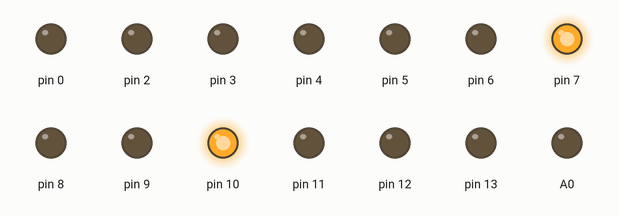
Simulated run of this sketch. Board: Arduino Uno, built with avr-gcc and run on an emulated ATmega328P. On the bench: output pins drawn as LEDs (lit = HIGH).

Above: at 0.1 s.
At 4.1 s:
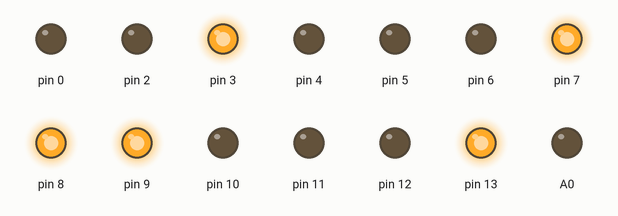
At 9.1 s:
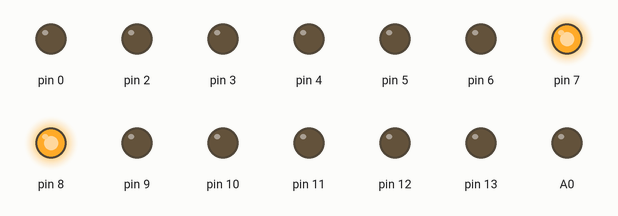
At 19.1 s:
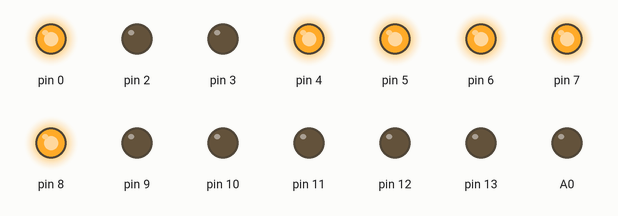
At 29.1 s:
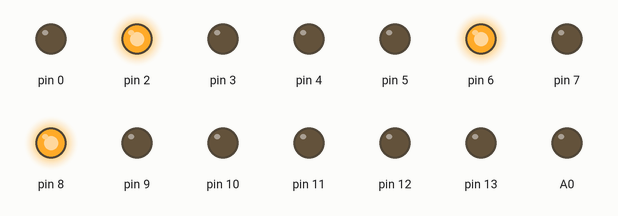
At 39.1 s:
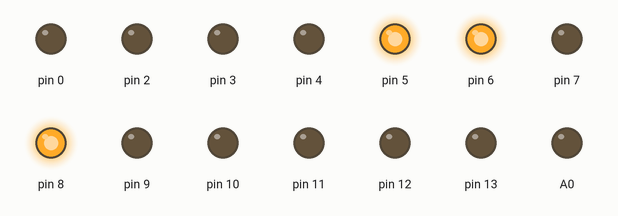
Timing chart, 0 to 40.0 s (numbered marks = the images above):
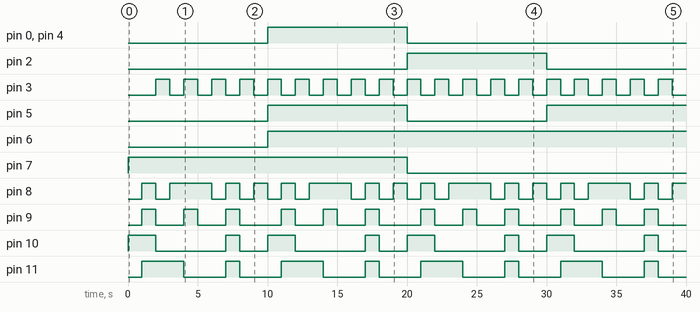

Measured:
- by itself, pin 0, pin 4: LOW → HIGH at 10.0 s, → LOW 10.0 s later
- by itself, pin 2: LOW → HIGH at 20.0 s, → LOW 10.0 s later
- by itself, pin 3: alternates HIGH for 1.0 s and LOW for 1.0 s
- by itself, pin 5: LOW → HIGH at 10.0 s, → LOW 10.0 s later, → HIGH 10.0 s later
- by itself, pin 6: LOW → HIGH at 10.0 s
- by itself, pin 7: LOW → HIGH at 0.00 s, → LOW 20.0 s later
- by itself, pin 8: repeats every 10.0 s: LOW 1.0 s, HIGH 3.0 s, 3 × (LOW 1.0 s, HIGH 1.0 s)
- by itself, pin 9: repeats every 10.0 s: 2 × (LOW 2.0 s, HIGH 1.0 s), LOW 3.0 s, HIGH 1.0 s

The sketch:

teste_7led.ino
```cpp
/*
7 LED segments demo counter program from electronicsblog.net.
If You share/use this code elsewhere on the internet please mention this code source.
*/

// segment
#define A  0
#define B  1
#define C  2
#define D  4
#define E  5
#define Fi 6
#define G  7
#define DP 3

int pins[2][8];
int LIGADO = LOW;
int DESLIGADO = HIGH;

// functions to display digits

void digit0 (int display = 0) {
	// for 0 needed to turn ON F A B C D E segments, so:
	digitalWrite(pins[display][A],  LIGADO);
	digitalWrite(pins[display][B],  LIGADO);
	digitalWrite(pins[display][C],  LIGADO);
	digitalWrite(pins[display][D],  LIGADO);
	digitalWrite(pins[display][E],  LIGADO);
	digitalWrite(pins[display][Fi], LIGADO);
	digitalWrite(pins[display][G],  DESLIGADO);
};

void digit1 (int display = 0) {
	digitalWrite(pins[display][A],  DESLIGADO);
	digitalWrite(pins[display][B],  LIGADO);
	digitalWrite(pins[display][C],  LIGADO);
	digitalWrite(pins[display][D],  DESLIGADO);
	digitalWrite(pins[display][E],  DESLIGADO);
	digitalWrite(pins[display][Fi], DESLIGADO);
	digitalWrite(pins[display][G],  DESLIGADO);
};

void digit2 (int display = 0) {
	digitalWrite(pins[display][A],  LIGADO);
	digitalWrite(pins[display][B],  LIGADO);
	digitalWrite(pins[display][C],  DESLIGADO);
	digitalWrite(pins[display][D],  LIGADO);
	digitalWrite(pins[display][E],  LIGADO);
	digitalWrite(pins[display][Fi], DESLIGADO);
	digitalWrite(pins[display][G],  LIGADO);
};

void digit3 (int display = 0) {
	digitalWrite(pins[display][A],  LIGADO);
	digitalWrite(pins[display][B],  LIGADO);
	digitalWrite(pins[display][C],  LIGADO);
	digitalWrite(pins[display][D],  LIGADO);
	digitalWrite(pins[display][E],  DESLIGADO);
	digitalWrite(pins[display][Fi], DESLIGADO);
	digitalWrite(pins[display][G],  LIGADO);
};

void digit4 (int display = 0) {
	digitalWrite(pins[display][A],  DESLIGADO);
	digitalWrite(pins[display][B],  LIGADO);
	digitalWrite(pins[display][C],  LIGADO);
	digitalWrite(pins[display][D],  DESLIGADO);
	digitalWrite(pins[display][E],  DESLIGADO);
	digitalWrite(pins[display][Fi], LIGADO);
	digitalWrite(pins[display][G],  LIGADO);
};

void digit5 (int display = 0) {
	digitalWrite(pins[display][A],  LIGADO);
	digitalWrite(pins[display][B],  DESLIGADO);
	digitalWrite(pins[display][C],  LIGADO);
	digitalWrite(pins[display][D],  LIGADO);
	digitalWrite(pins[display][E],  DESLIGADO);
	digitalWrite(pins[display][Fi], LIGADO);
	digitalWrite(pins[display][G],  LIGADO);
};

void digit6 (int display = 0) {
	digitalWrite(pins[display][A],  LIGADO);
	digitalWrite(pins[display][B],  DESLIGADO);
	digitalWrite(pins[display][C],  LIGADO);
	digitalWrite(pins[display][D],  LIGADO);
	digitalWrite(pins[display][E],  LIGADO);
	digitalWrite(pins[display][Fi], LIGADO);
	digitalWrite(pins[display][G],  LIGADO);
};

void digit7 (int display = 0) {
	digitalWrite(pins[display][A],  LIGADO);
	digitalWrite(pins[display][B],  LIGADO);
	digitalWrite(pins[display][C],  LIGADO);
	digitalWrite(pins[display][D],  DESLIGADO);
	digitalWrite(pins[display][E],  DESLIGADO);
	digitalWrite(pins[display][Fi], DESLIGADO);
	digitalWrite(pins[display][G],  DESLIGADO);
}

void digit8 (int display = 0) {
	digitalWrite(pins[display][A],  LIGADO);
	digitalWrite(pins[display][B],  LIGADO);
	digitalWrite(pins[display][C],  LIGADO);
	digitalWrite(pins[display][D],  LIGADO);
	digitalWrite(pins[display][E],  LIGADO);
	digitalWrite(pins[display][Fi], LIGADO);
	digitalWrite(pins[display][G],  LIGADO);
};

void digit9 (int display = 0) {
	digitalWrite(pins[display][A],  LIGADO);
	digitalWrite(pins[display][B],  LIGADO);
	digitalWrite(pins[display][C],  LIGADO);
	digitalWrite(pins[display][D],  LIGADO);
	digitalWrite(pins[display][E],  DESLIGADO);
	digitalWrite(pins[display][Fi], LIGADO);
	digitalWrite(pins[display][G],  LIGADO);
};

void dot (int display = 0, int status = DESLIGADO) {
	digitalWrite(pins[display][DP], status);
}

//function to display digit from inputed int
void showdigit (int dsp = 0, int digit = -1) {
	switch (digit) {
		case 0: digit0(dsp); break;
		case 1: digit1(dsp); break;
		case 2: digit2(dsp); break;
		case 3: digit3(dsp); break;
		case 4: digit4(dsp); break;
		case 5: digit5(dsp); break;
		case 6: digit6(dsp); break;
		case 7: digit7(dsp); break;
		case 8: digit8(dsp); break;
		case 9: digit9(dsp); break;
		default:
		break;
	};
}

void showdigit2(int digit) {
	char resposta[3];
	int a;
	sprintf(resposta, "%i", digit);
  if(strlen(resposta) == 1) {
		showdigit(0,0);
		showdigit(1,digit);
  } else {
		a = digit/10;
		showdigit(0,a);
		a = digit - (a * 10);
		showdigit(1,a);
  }
}

void setup() {
	pins[0][G]  = 7;
	pins[0][A]  = 0;
	pins[0][B]  = 1;
	pins[0][E]  = 5;
	pins[0][D]  = 4;
	pins[0][C]  = 2;
	pins[0][DP] = 3;
	pins[0][Fi]  = 6;

	pins[1][G]  = 10;
	pins[1][A]  = 13;
	pins[1][B]  = A0;
	pins[1][E]  = 8;
	pins[1][D]  = 9;
	pins[1][C]  = 12;
	pins[1][DP] = A1;
	pins[1][Fi]  = 11;

	for(size_t i = 0; i < 2; i++)
	{
		for(size_t j = 0; j < 8; j++)
		{
			pinMode(pins[i][j], OUTPUT);
		}
	}
};

void loop () {
	for (int i=0;i<100;i++) { //counting from 0 to 9
		showdigit2(i);
		delay (1000); // 1000ms= 1s delay

		if (i%2) {
			dot();
		} else {
			dot(0,LIGADO);
		};
	};
};
```
